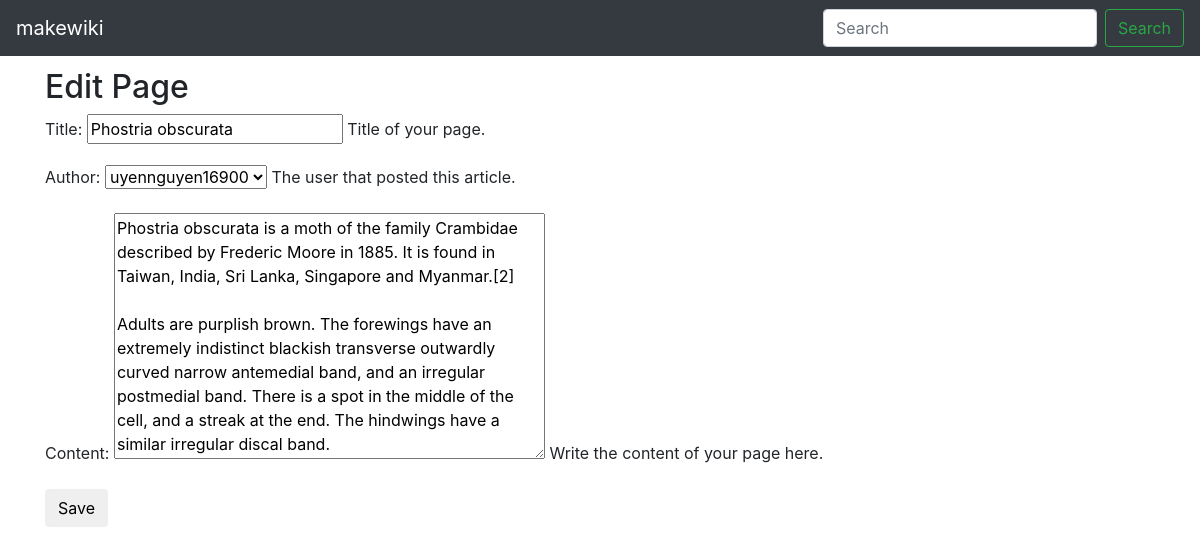
The page /phostria-obscurata/edit on the database its author committed.
### wiki/models.py (models this page shows, shortened)
class Page(models.Model):
    title = models.CharField(max_length=settings.WIKI_PAGE_TITLE_MAX_LENGTH, unique=True,
                             help_text="Title of your page.")
    author = models.ForeignKey(User, on_delete=models.PROTECT,
                               help_text="The user that posted this article.")
    slug = models.CharField(max_length=settings.WIKI_PAGE_TITLE_MAX_LENGTH, blank=True, editable=False,
                            help_text="Unique URL path to access this page. Generated by the system.")
    content = models.TextField(
        help_text="Write the content of your page here.")
    created = models.DateTimeField(auto_now_add=True,
                                   help_text="The date and time this page was created. Automatically generated when the model saves.")
    modified = models.DateTimeField(auto_now=True,
                                    help_text="The date and time this page was updated. Automatically generated when the model updates.")

### wiki/views.py (the view, shortened to what this page needs)
# urls.py: path('<str:slug>/edit', PageEditView.as_view(), name='wiki-edit-page')
class PageEditView(UpdateView):
    model = Page
    fields = '__all__'
    template_name = 'edit.html'

### wiki/templates/edit.html (shortened to what this page needs)
{% extends 'base.html' %}
{% block content %}
  <h2>Edit Page</h2>
    <form method="POST">
      {{ form.as_p }}
      <button type="submit" class="btn btn-default" value="Update">Save</button>
    </form>
{% endblock %}

### rows shown on the page
Page: title "Phostria obscurata", author "uyennguyen16900", content "Phostria obscurata is a moth of the family Crambidae described by Frederic Moore in 1885. It is found in Taiwan, India, Sri Lanka, Singapore and Myanmar.[2] Adults are purplish brown. The forewings have an extremely indistinct blackish transverse outwardly curved narrow antemedial band, and an irregular postmedial band. There is a spot in the middle of the cell, and a streak at the end. The hindwings have a similar irregular discal band."
